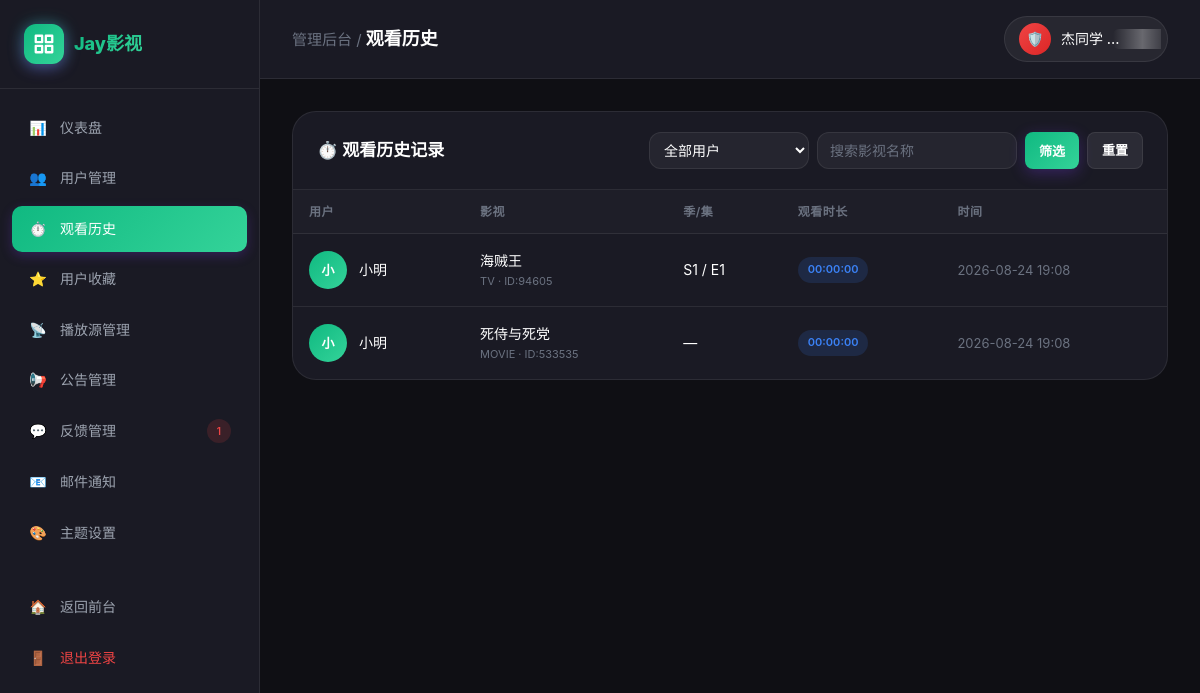
The app's page /admin/history.php (signed in) with its own data.
### tables this page shows
CREATE TABLE watch_history (
            id INTEGER PRIMARY KEY AUTOINCREMENT,
            user_id INTEGER NOT NULL,
            media_id INTEGER NOT NULL,
            media_type TEXT NOT NULL,
            title TEXT NOT NULL,
            poster TEXT DEFAULT '',
            season_number INTEGER DEFAULT 0,
            episode_number INTEGER DEFAULT 0,
            watch_seconds INTEGER DEFAULT 0,
            watched_at DATETIME DEFAULT CURRENT_TIMESTAMP,
            UNIQUE(user_id, media_id, media_type, season_number, episode_number)
        );

CREATE TABLE users (
            id INTEGER PRIMARY KEY AUTOINCREMENT,
            username TEXT NOT NULL UNIQUE,
            email TEXT NOT NULL UNIQUE,
            password TEXT NOT NULL,
            avatar TEXT DEFAULT '',
            is_banned INTEGER DEFAULT 0,
            ban_reason TEXT DEFAULT '',
            ban_start_time DATETIME,
            ban_end_time DATETIME,
            created_at DATETIME DEFAULT CURRENT_TIMESTAMP,
            updated_at DATETIME DEFAULT CURRENT_TIMESTAMP
        );

### classes/Database.php (called while the page is built, shortened)
<?php
class Database {
    private static $instance = null;
    private $pdo;
    private function __construct() {
        try {
            $this->pdo = new PDO('sqlite:' . DB_PATH);
            $this->pdo->setAttribute(PDO::ATTR_ERRMODE, PDO::ERRMODE_EXCEPTION);
            $this->pdo->setAttribute(PDO::ATTR_DEFAULT_FETCH_MODE, PDO::FETCH_ASSOC);
            $this->pdo->exec("PRAGMA journal_mode=WAL");
            $this->pdo->exec("PRAGMA foreign_keys=ON");
        } catch (PDOException $e) {
            die("数据库连接失败: " . $e->getMessage());
        }
    }
    public static function getInstance() {
        if (self::$instance === null) {
            self::$instance = new self();
        }
        return self::$instance;
    }
    private function initTables() {
        $this->pdo->exec($sql);
    }
    public function query($sql, $params = []) {
        $stmt = $this->pdo->prepare($sql);
        $stmt->execute($params);
        return $stmt;
    }
    public function fetchAll($sql, $params = []) {
        $stmt = $this->query($sql, $params);
        return $stmt->fetchAll();
    }
}
?>

### admin/history.php (the view, shortened to what this page needs)
<?php
include __DIR__ . '/admin_header.php';
$page = max(1, intval($_GET['page'] ?? 1));
$perPage = 30;
$offset = ($page - 1) * $perPage;
$search = trim($_GET['q'] ?? '');
$where = [];
$params = [];
$whereSql = $where ? ('WHERE ' . implode(' AND ', $where)) : '';
$histories = $db->fetchAll(
    "SELECT h.*, u.username, u.avatar FROM watch_history h LEFT JOIN users u ON h.user_id = u.id
     $whereSql ORDER BY h.watched_at DESC LIMIT $perPage OFFSET $offset",
    $params
);
?>
<div class="admin-content">
    <div class="panel">
        <div class="panel-header">
            <div class="panel-title">⏱️ 观看历史记录</div>
            <form style="display:flex;gap:8px;" method="get">
                <select name="user" class="form-input" style="width:160px;padding:8px 10px;">
                    <option value="0">全部用户</option>
                </select>
                <input type="text" name="q" value="<?php echo htmlspecialchars($search); ?>" placeholder="搜索影视名称" class="form-input" style="width:200px;padding:8px 12px;">
                <button type="submit" class="btn btn-primary btn-sm">筛选</button>
                <a href="history.php" class="btn btn-outline btn-sm">重置</a>
            </form>
        </div>
        <div class="panel-body" style="padding:0;">
            <table class="data-table">
                <thead><tr><th>用户</th><th>影视</th><th>季/集</th><th>观看时长</th><th>时间</th></tr></thead>
                <tbody>
                    <?php foreach ($histories as $h): ?>
                    <tr>
                        <td>
                            <div class="table-user">
                                <div class="table-avatar">
                                    <?php if (!empty($h['avatar'])): ?>
                                        <img src="../<?php echo htmlspecialchars($h['avatar']); ?>" alt="">
                                    <?php else: echo mb_substr($h['username'] ?? 'U', 0, 1); endif; ?>
                                </div>
                                <span><?php echo htmlspecialchars($h['username'] ?? '用户#' . $h['user_id']); ?></span>
                            </div>
                        </td>
                        <td>
                            <div style="display:flex;gap:10px;align-items:center;">
                                <div>
                                    <div style="font-weight:500;"><?php echo htmlspecialchars($h['title']); ?></div>
                                    <div style="font-size:11px;color:var(--text-muted);"><?php echo strtoupper($h['media_type']); ?> · ID:<?php echo $h['media_id']; ?></div>
                                </div>
                            </div>
                        </td>
                        <td><?php echo $h['season_number'] > 0 ? "S{$h['season_number']} / E{$h['episode_number']}" : '—'; ?></td>
                        <td><span class="badge badge-info"><?php echo gmdate('H:i:s', $h['watch_seconds']); ?></span></td>
                        <td style="color:var(--text-muted);font-size:13px;"><?php echo date('Y-m-d H:i', strtotime($h['watched_at'])); ?></td>
                    </tr>
                    <?php endforeach; ?>
                </tbody>
            </table>
        </div>
    </div>
</div>
<?php include __DIR__ . '/admin_footer.php'; ?>

### assets/css/style.css (style rules this page uses)
* { margin: 0; padding: 0; box-sizing: border-box; }
:root { --primary: #7c3aed; --secondary: #a855f7; --bg-dark: #0f0f14; --bg-card: #1a1a24; --bg-card-hover: #252532; --text-primary: #ffffff; --text-secondary: #9ca3af; --text-muted: #6b7280; --border-color: rgba(255,255,255,0.08); --success: #10b981; --warning: #f59e0b; --danger: #ef4444; --gradient-primary: linear-gradient(135deg, var(--primary) 0%, var(--secondary) 100%); --shadow-card: 0 4px 24px rgba(0, 0, 0, 0.3); --shadow-card-hover: 0 12px 40px rgba(124, 58, 237, 0.25); --radius-sm: 8px; --radius-md: 12px; --radius-lg: 16px; --radius-xl: 24px; }
html, body { background: var(--bg-dark); color: var(--text-primary); font-family: -apple-system, BlinkMacSystemFont, "PingFang SC", "Microsoft YaHei", "Segoe UI", Roboto, sans-serif; min-height: 100vh; overflow-x: hidden; line-height: 1.6; }
body { background: radial-gradient(ellipse at top, rgba(124, 58, 237, 0.1) 0%, transparent 50%), var(--bg-dark); }
a { color: inherit; text-decoration: none; transition: all 0.2s ease; }
button { cursor: pointer; border: none; outline: none; font-family: inherit; font-size: inherit; background: none; color: inherit; }
input, textarea, select { font-family: inherit; font-size: inherit; outline: none; }
.btn { display: inline-flex; align-items: center; justify-content: center; gap: 8px; padding: 10px 20px; border-radius: var(--radius-md); font-weight: 600; font-size: 14px; transition: all 0.2s ease; cursor: pointer; border: none; white-space: nowrap; }
.btn-primary { background: var(--gradient-primary); color: white; box-shadow: 0 4px 15px rgba(124, 58, 237, 0.3); }
.btn-outline { background: rgba(255,255,255,0.08); color: var(--text-primary); border: 1px solid var(--border-color); }
.btn-sm { padding: 6px 14px; font-size: 13px; border-radius: 8px; }
.form-input { width: 100%; padding: 14px 16px; background: rgba(255,255,255,0.05); border: 1.5px solid var(--border-color); border-radius: var(--radius-md); color: var(--text-primary); font-size: 14px; transition: all 0.2s ease; }
.form-input::placeholder { color: var(--text-muted); }
.admin-content { padding: 32px; }
.panel { background: var(--bg-card); border-radius: var(--radius-xl); border: 1px solid var(--border-color); margin-bottom: 24px; }
.panel-header { padding: 20px 24px; border-bottom: 1px solid var(--border-color); display: flex; align-items: center; justify-content: space-between; gap: 16px; }
.panel-title { font-size: 17px; font-weight: 700; display: flex; align-items: center; gap: 10px; }
.panel-body { padding: 20px 24px; }
.data-table { width: 100%; border-collapse: collapse; }
.data-table th { text-align: left; padding: 12px 16px; font-size: 12px; font-weight: 600; color: var(--text-muted); text-transform: uppercase; letter-spacing: 0.5px; border-bottom: 1px solid var(--border-color); background: rgba(255,255,255,0.02); }
.data-table td { padding: 16px; border-bottom: 1px solid var(--border-color); font-size: 14px; vertical-align: middle; }
.data-table tr:last-child td { border-bottom: none; }
.table-user { display: flex; align-items: center; gap: 12px; }
.table-avatar { width: 38px; height: 38px; border-radius: 50%; background: var(--gradient-primary); display: flex; align-items: center; justify-content: center; font-weight: 600; font-size: 13px; color: white; flex-shrink: 0; overflow: hidden; }
.badge { display: inline-flex; align-items: center; padding: 4px 10px; border-radius: 999px; font-size: 11px; font-weight: 600; }
.badge-info { background: rgba(59, 130, 246, 0.15); color: #3b82f6; }

### records on screen
watch_history: user.username "小", user.username "小明", title "海贼王", media_type "TV", media "94605", season_number "1", episode_number "1", watch_seconds "00:00:00", watched_at "2026-08-24 19:08"
watch_history: user.username "小", user.username "小明", title "死侍与死党", media_type "MOVIE", media "533535", watch_seconds "00:00:00", watched_at "2026-08-24 19:08"

### other values on screen
$pendingFb "1"
$pageName "观看历史"
ADMIN_USERNAME "杰同学"
